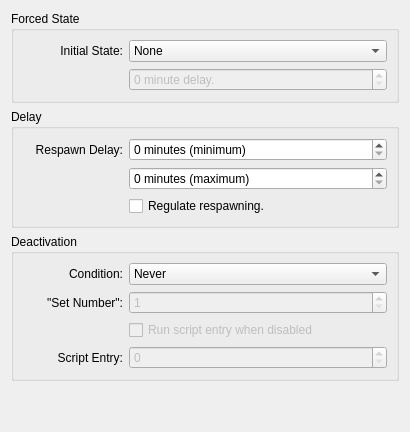
        <widget class="QWidget" name="tabState">
         <attribute name="title">
          <string>State</string>
         </attribute>
         <layout class="QVBoxLayout" name="verticalLayout_4">
          <item>
           <widget class="QGroupBox" name="gbForcedState">
            <property name="sizePolicy">
             <sizepolicy hsizetype="Preferred" vsizetype="Preferred">
              <horstretch>0</horstretch>
              <verstretch>0</verstretch>
             </sizepolicy>
            </property>
            <property name="title">
             <string>Forced State</string>
            </property>
            <layout class="QFormLayout" name="formLayout_4">
             <property name="fieldGrowthPolicy">
              <enum>QFormLayout::AllNonFixedFieldsGrow</enum>
             </property>
             <item row="0" column="0">
              <widget class="QLabel" name="InitialState_l">
               <property name="minimumSize">
                <size>
                 <width>100</width>
                 <height>0</height>
                </size>
               </property>
               <property name="text">
                <string>Initial State:</string>
               </property>
               <property name="alignment">
                <set>Qt::AlignRight|Qt::AlignTrailing|Qt::AlignVCenter</set>
               </property>
              </widget>
             </item>
             <item row="1" column="0">
              <widget class="QWidget" name="gbForcedStatePad1" native="true">
               <property name="minimumSize">
                <size>
                 <width>100</width>
                 <height>0</height>
                </size>
               </property>
              </widget>
             </item>
             <item row="1" column="1">
              <widget class="QSpinBox" name="InitialStateDelay_v">
               <property name="enabled">
                <bool>false</bool>
               </property>
               <property name="statusTip">
                <string>Number of minutes to delay the initial state force.</string>
               </property>
               <property name="suffix">
                <string> minute delay.</string>
               </property>
              </widget>
             </item>
             <item row="0" column="1">
              <widget class="QComboBox" name="InitialState_v">
               <property name="statusTip">
                <string>Set a custom forced initial state.</string>
               </property>
               <property name="currentIndex">
                <number>2</number>
               </property>
               <item>
                <property name="text">
                 <string>Disabled</string>
                </property>
               </item>
               <item>
                <property name="text">
                 <string>Enabled</string>
                </property>
               </item>
               <item>
                <property name="text">
                 <string>None</string>
                </property>
               </item>
              </widget>
             </item>
            </layout>
           </widget>
          </item>
          <item>
           <widget class="QGroupBox" name="gbDelay">
            <property name="title">
             <string>Delay</string>
            </property>
            <layout class="QFormLayout" name="formLayout_5">
             <item row="0" column="0">
              <widget class="QLabel" name="RespawnDelay_l">
               <property name="minimumSize">
                <size>
                 <width>100</width>
                 <height>0</height>
                </size>
               </property>
               <property name="text">
                <string>Respawn Delay:</string>
               </property>
               <property name="alignment">
                <set>Qt::AlignRight|Qt::AlignTrailing|Qt::AlignVCenter</set>
               </property>
              </widget>
             </item>
             <item row="0" column="1">
              <widget class="QSpinBox" name="RespawnDelayMin_v">
               <property name="statusTip">
                <string>Minimum number of minutes (since death) for a respawn.</string>
               </property>
               <property name="suffix">
                <string> minutes (minimum)</string>
               </property>
               <property name="prefix">
                <string/>
               </property>
              </widget>
             </item>
             <item row="1" column="1">
              <widget class="QSpinBox" name="RespawnDelayMax_v">
               <property name="statusTip">
                <string>Maximum number of minutes (since death) for a respawn.</string>
               </property>
               <property name="suffix">
                <string> minutes (maximum)</string>
               </property>
               <property name="prefix">
                <string/>
               </property>
              </widget>
             </item>
             <item row="2" column="1">
              <widget class="QCheckBox" name="RespawnRegulate_v">
               <property name="statusTip">
                <string>Regular schedule for respawning.</string>
               </property>
               <property name="text">
                <string>Regulate respawning.</string>
               </property>
              </widget>
             </item>
             <item row="1" column="0">
              <widget class="QWidget" name="gbDelayPad1" native="true">
               <property name="minimumSize">
                <size>
                 <width>100</width>
                 <height>0</height>
                </size>
               </property>
              </widget>
             </item>
             <item row="2" column="0">
              <widget class="QWidget" name="gbDelayPad2" native="true">
               <property name="minimumSize">
                <size>
                 <width>100</width>
                 <height>0</height>
                </size>
               </property>
              </widget>
             </item>
            </layout>
           </widget>
          </item>
          <item>
           <widget class="QGroupBox" name="gbDeactivation">
            <property name="title">
             <string>Deactivation</string>
            </property>
            <layout class="QFormLayout" name="formLayout_20">
             <property name="fieldGrowthPolicy">
              <enum>QFormLayout::AllNonFixedFieldsGrow</enum>
             </property>
             <item row="0" column="0">
              <widget class="QLabel" name="DeactivateCond_l">
               <property name="minimumSize">
                <size>
                 <width>100</width>
                 <height>0</height>
                </size>
               </property>
               <property name="text">
                <string>Condition:</string>
               </property>
               <property name="alignment">
                <set>Qt::AlignRight|Qt::AlignTrailing|Qt::AlignVCenter</set>
               </property>
              </widget>
             </item>
             <item row="0" column="1">
              <widget class="QComboBox" name="DeactivateCond_v">
               <property name="statusTip">
                <string>Condition that a spawn will deactivate itself.</string>
               </property>
               <property name="currentIndex">
                <number>7</number>
               </property>
               <item>
                <property name="text">
                 <string>If all children are dead</string>
                </property>
               </item>
               <item>
                <property name="text">
                 <string>If spawn number has been spawned</string>
                </property>
               </item>
               <item>
                <property name="text">
                 <string>Until all children are dead</string>
                </property>
               </item>
               <item>
                <property name="text">
                 <string>After a set number of children die :(</string>
                </property>
               </item>
               <item>
                <property name="text">
                 <string>After a set number of minutes</string>
                </property>
               </item>
               <item>
                <property name="text">
                 <string>After a set number of cycles</string>
                </property>
               </item>
               <item>
                <property name="text">
                 <string>When spawn count equals spawn number</string>
                </property>
               </item>
               <item>
                <property name="text">
                 <string>Never</string>
                </property>
               </item>
              </widget>
             </item>
             <item row="1" column="0">
              <widget class="QLabel" name="DeactivateSetNum_l">
               <property name="minimumSize">
                <size>
                 <width>100</width>
                 <height>0</height>
                </size>
               </property>
               <property name="text">
                <string>&quot;Set Number&quot;:</string>
               </property>
               <property name="alignment">
                <set>Qt::AlignRight|Qt::AlignTrailing|Qt::AlignVCenter</set>
               </property>
              </widget>
             </item>
             <item row="1" column="1">
              <widget class="QSpinBox" name="DeactivateSetNum_v">
               <property name="enabled">
                <bool>false</bool>
               </property>
               <property name="statusTip">
                <string>Number of children, minutes, or cycles, if specified above.</string>
               </property>
               <property name="suffix">
                <string/>
               </property>
               <property name="minimum">
                <number>1</number>
               </property>
               <property name="maximum">
                <number>999</number>
               </property>
              </widget>
             </item>
             <item row="3" column="0">
              <widget class="QLabel" name="DeactivateScript_l">
               <property name="minimumSize">
                <size>
                 <width>100</width>
                 <height>0</height>
                </size>
               </property>
               <property name="text">
                <string>Script Entry:</string>
               </property>
               <property name="alignment">
                <set>Qt::AlignRight|Qt::AlignTrailing|Qt::AlignVCenter</set>
               </property>
              </widget>
             </item>
             <item row="2" column="0">
              <widget class="QWidget" name="gbDeactivePad1" native="true">
               <property name="minimumSize">
                <size>
                 <width>100</width>
                 <height>0</height>
                </size>
               </property>
              </widget>
             </item>
             <item row="2" column="1">
              <widget class="QCheckBox" name="DeactivateScriptCheck_v">
               <property name="enabled">
                <bool>false</bool>
               </property>
               <property name="statusTip">
                <string>Execute a script entry when deactivated.</string>
               </property>
               <property name="text">
                <string>Run script entry when disabled</string>
               </property>
              </widget>
             </item>
             <item row="3" column="1">
              <widget class="QSpinBox" name="DeactivateScript_v">
               <property name="enabled">
                <bool>false</bool>
               </property>
               <property name="statusTip">
                <string>ID of the script entry to run.</string>
               </property>
              </widget>
             </item>
            </layout>
           </widget>
          </item>
          <item>
           <spacer name="vSpaceState">
            <property name="orientation">
             <enum>Qt::Vertical</enum>
            </property>
            <property name="sizeType">
             <enum>QSizePolicy::Expanding</enum>
            </property>
            <property name="sizeHint" stdset="0">
             <size>
              <width>20</width>
              <height>40</height>
             </size>
            </property>
           </spacer>
          </item>
         </layout>
        </widget>
